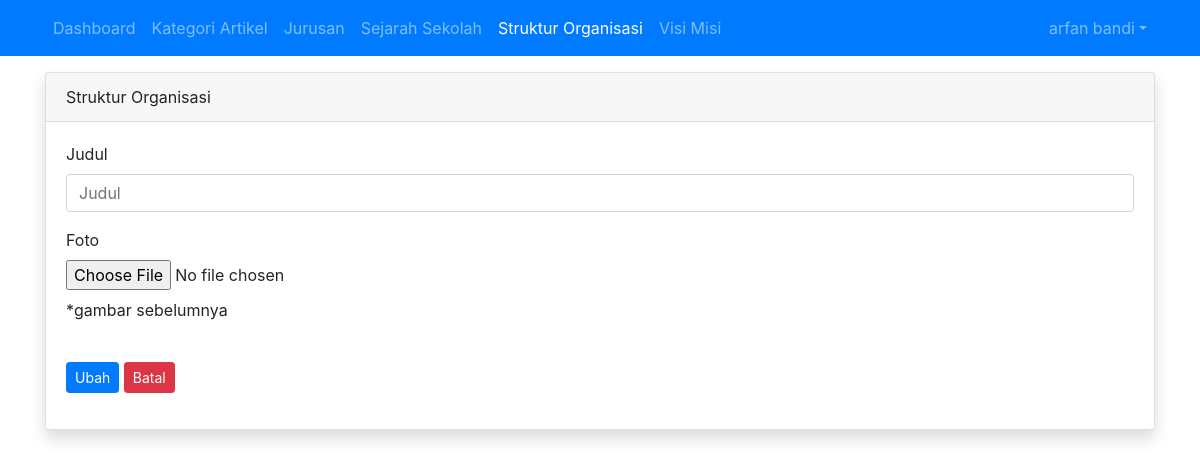
The page /admin/struktur/struktur.php (signed in) on the database as committed earlier.
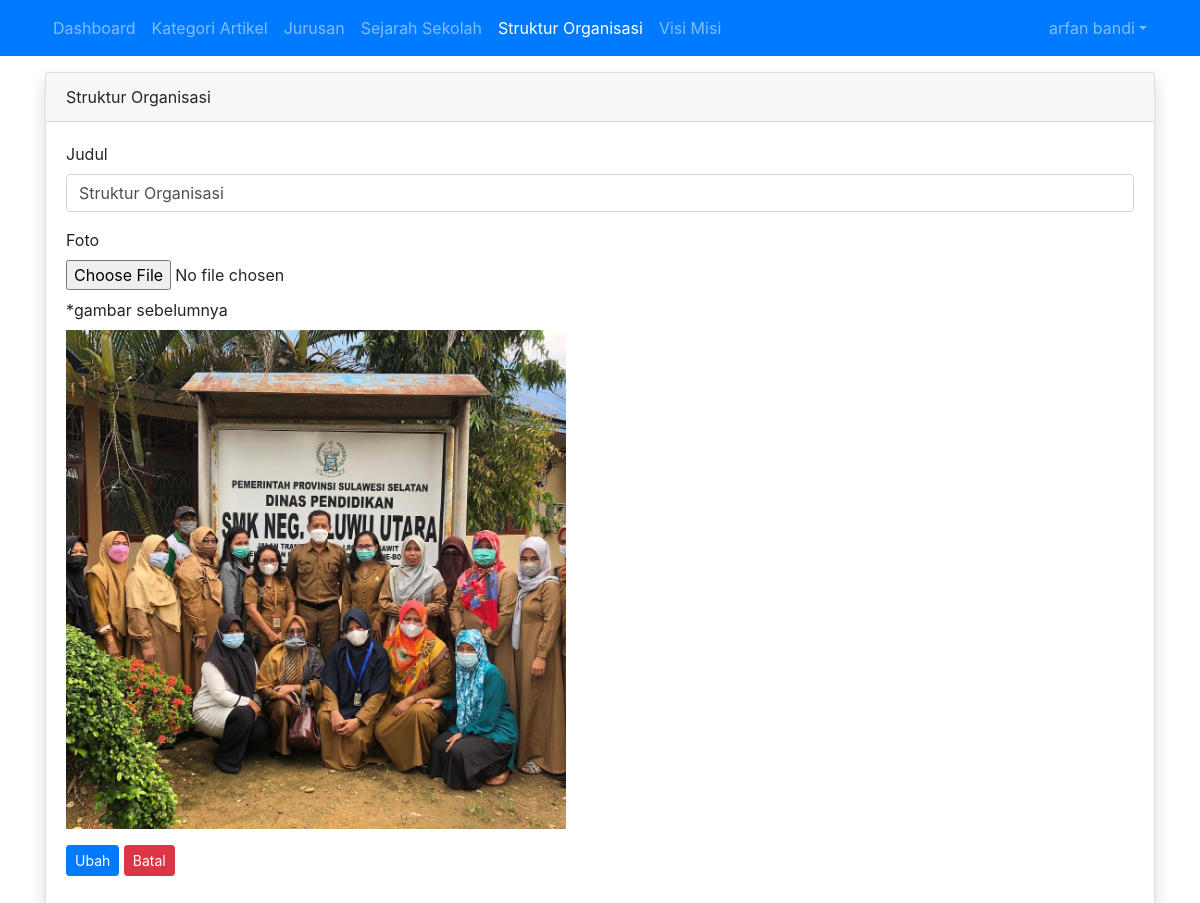
The same page on the database as committed later.
### tables this page shows
CREATE TABLE `tbl_struktur_organisasi` (
  `id` int(11) NOT NULL,
  `judul` varchar(255) DEFAULT NULL,
  `foto` varchar(100) DEFAULT NULL
);

### admin/struktur/struktur.php (the view, shortened to what this page needs)
<?php
require_once '../../koneksi.php';
$query_struktur = mysqli_query($koneksi, "SELECT * FROM tbl_struktur_organisasi WHERE id = 1");
$struktur = mysqli_fetch_assoc($query_struktur);
?>
<!DOCTYPE html>
<html>
<head>
	<link rel="stylesheet" href="../../resources/css/bootstrap.min.css">
</head>
<body>
	<?php require_once '../navbar.php'; ?>
	<div class="container mt-3">
		<div class="row">
			<div class="col">
				<div class="card shadow">
					<div class="card-header">
						<div class="clearfix">
							<div class="float-left">
								Struktur Organisasi
							</div>
						</div>
					</div>
					<div class="card-body">
						<form method="POST" action="proses_struktur.php" enctype="multipart/form-data">
							<div class="form-group">
								<label for="judul">Judul</label>
								<input type="text" value="<?= $struktur['judul'] ?>" class="form-control" id="judul" placeholder="Judul" autocomplete="off" required="required" name="judul">
							</div>
							<div class="form-group">
								<label for="foto">Foto</label>
								<input type="file" class="form-control-file mb-2" id="foto" placeholder="Foto Struktur Organisasi" autocomplete="off" name="foto">
								*gambar sebelumnya <br>
								<img src="../../images/struktur/<?= $struktur['foto'] ?>" alt="<?= $row['judul'] ?>" width="500px" class="mt-2">
							</div>
							<div class="form-group">
								<button type="submit" class="btn btn-sm btn-primary" name="ubah">Ubah</button>
								<button type="reset" class="btn btn-sm btn-danger" onclick="return confirm('apakah anda yakin?')">Batal</button>
							</div>
						</form>
					</div>
				</div>
			</div>
		</div>
	</div>
</body>
</html>

Rows that differ between the two databases and show on the page:
added tbl_struktur_organisasi: judul "Struktur Organisasi", foto (picture)
